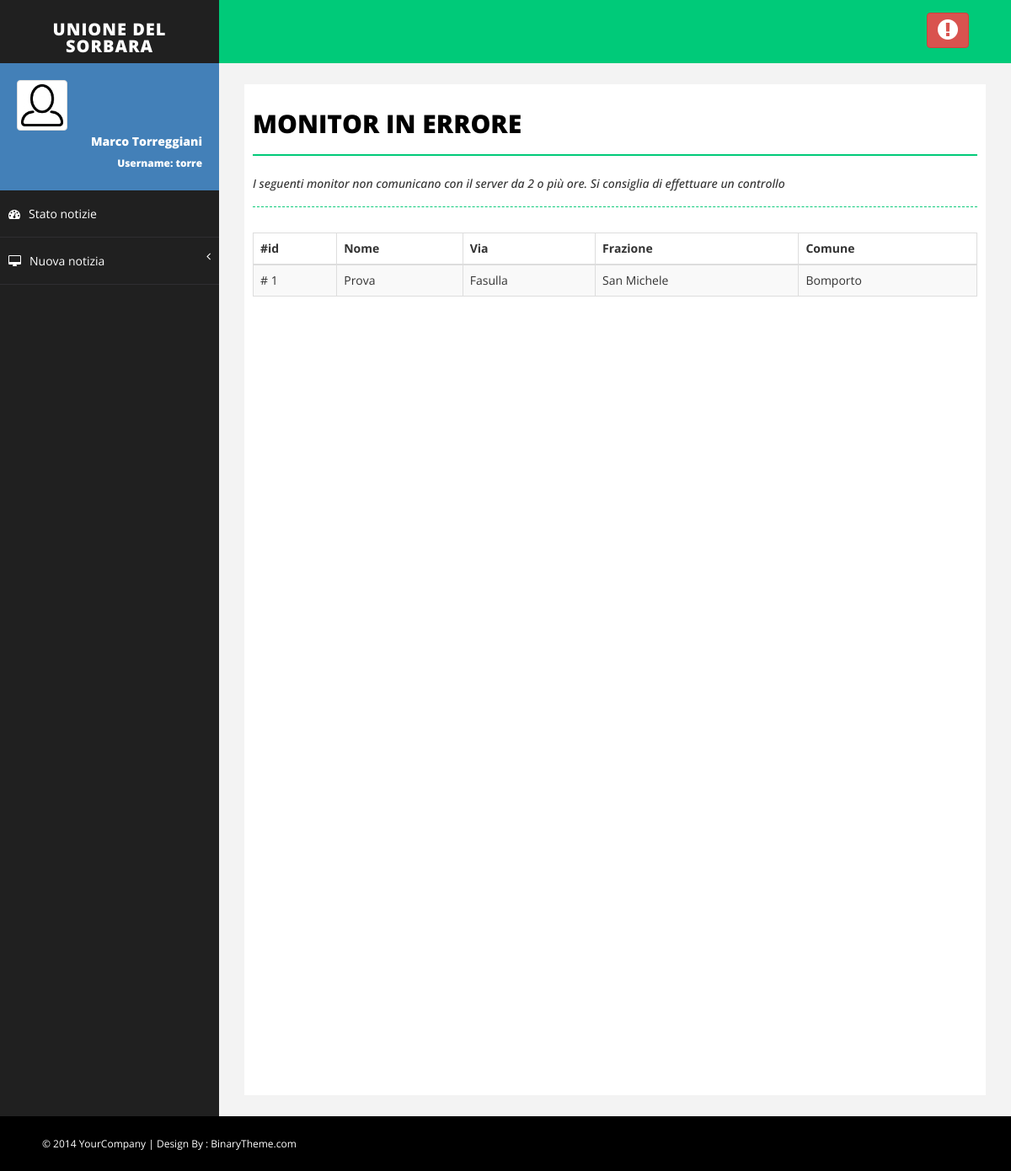
Screenshot of /statoMonitor (signed in) with the database file from the repository.
### Monitor/models.py (models this page shows, shortened)
class MyUser(AbstractUser):
    foto_profilo = models.ImageField(upload_to=get_nome_immagine_utente, default=settings.NO_PROFILO)

class Monitor(models.Model):
    nome = models.CharField(max_length=30)
    descrizione = models.CharField(max_length=200)
    via = models.CharField(max_length=30)
    frazione_posizionamento = models.ForeignKey(Frazione)
    def funziona(self):
        try:
            funziona = MonitorUltimaConnessione.objects.filter(id=self.id).last().funziona()
        except AttributeError:
            return False
        return funziona

class Frazione(models.Model):
    nome = models.CharField(max_length=30)
    comune = models.ForeignKey(Comune)
    def __str__(self):
        return self.nome

class Comune(models.Model):
    nome = models.CharField(max_length=30)
    def __str__(self):
        return self.nome

### Monitor/views.py (the view)
# urls.py: url(r'^statoMonitor', views.monitor_in_errore, name='stato_monitor'),
@login_required(login_url='/login')
def monitor_in_errore(request):
    monitor = Monitor.objects.all()
    in_errore = []
    for x in monitor:
        if not x.funziona():
            in_errore.append(x)
    return render(request, 'Monitor/monitor_errore.html', {'tempo':TEMPO_ALLERTA, 'monitor': in_errore})

### Monitor/models.py (called while the page is built)
    def funziona(self):
        return self.agg >= timezone.now()-datetime.timedelta(hours=settings.TEMPO_ALLERTA)

### Monitor/templates/Monitor/monitor_errore.html
{% extends 'Monitor/base.html' %}
{% block body %}
    <div id="page-inner">
        <div class="row">
            <div class="col-md-12">
                <h1 class="page-head-line">Monitor in errore</h1>
                <h1 class="page-subhead-line">I seguenti monitor non comunicano con il server da {{ tempo }} o più ore.
                Si consiglia di effettuare un controllo </h1>
            </div>
        </div>
        {% if monitor|length == 0 %}
            <div class="panel">
                <div class="alert alert-success" role="alert">
                    Tutti i monitor sembrano funzionare correttamente
                </div>
            </div>
        {% else %}
            <div class="table-responsive">
                <table class="table table-striped table-bordered table-hover">
                    <thead>
                        <tr>
                            <th>#id</th>
                            <th>Nome</th>
                            <th>Via</th>
                            <th>Frazione</th>
                            <th>Comune</th>
                        </tr>
                    </thead>
                    <tbody>
                        {% for x in monitor %}
                            <tr>
                                <td># {{ x.id }}</td>
                                <td>{{ x.nome }}</td>
                                <td>{{ x.via }}</td>
                                <td>{{ x.frazione_posizionamento }}</td>
                                <td>{{ x.frazione_posizionamento.comune }}</td>
                            </tr>
                        {% endfor %}
                    </tbody>
                </table>
            </div>
        {% endif %}
    </div>
{% endblock %}

### Monitor/templates/Monitor/base.html (shortened to what this page needs)
<!DOCTYPE html>
<html xmlns="http://www.w3.org/1999/xhtml">
<head>
    {% load staticfiles %}
    <link href="{% static 'Monitor/css/bootstrap.css' %}" rel="stylesheet" />
    <link href="{% static 'Monitor/css/font-awesome.css' %}" rel="stylesheet" />
    <link href="{% static 'Monitor/css/basic.css' %}" rel="stylesheet" />
    <link href="{% static 'Monitor/css/custom.css' %}" rel="stylesheet" />
</head>
<body>
    <div id="wrapper">
        <nav class="navbar navbar-default navbar-cls-top " role="navigation" style="margin-bottom: 0">
            <div class="navbar-header">
                <a class="navbar-brand" href="{% url 'Monitor:index' %}">Unione del Sorbara</a>
            </div>
            <div class="header-right">
				<a href="{% url 'Monitor:logout' %}" class="btn btn-danger" title="Logout">
                    <i class="fa fa-exclamation-circle fa-2x"></i>
                </a>
            </div>
        </nav>
        <nav class="navbar-default navbar-side" role="navigation">
            <div class="sidebar-collapse">
                <ul class="nav" id="main-menu">
                    <li>
                        <div class="user-img-div">
                            <img src="{{ request.user.foto_profilo.url }}" class="img-thumbnail" />
                            <div class="inner-text">
                                {{ request.user.first_name }} {{ request.user.last_name }}
                            <br />
                                <small>Username: {{ request.user.username }} </small>
                            </div>
                        </div>
                    </li>
                    <li>
                        <a  href="{% url 'Monitor:index' %}"><i class="fa fa-dashboard "></i>Stato notizie</a>
                    </li>
                    <li>
                         <a href="#"><i class="fa fa-desktop "></i>Nuova notizia<span class="fa arrow"></span></a>
                    </li>
                </ul>
            </div>
        </nav>
        <div id="page-wrapper">
            {% block body %}
            {% endblock %}
        </div>
    </div>
    <div id="footer-sec">
        &copy; 2014 YourCompany | Design By : <a href="http://www.binarytheme.com/" target="_blank">BinaryTheme.com</a>
    </div>
</body>
</html>

### Monitor/static/Monitor/css/basic.css (style rules this page uses)
body { font-family: 'Open Sans', sans-serif; line-height:25px; }
#wrapper { width: 100%; background: #202020; }
#page-wrapper { padding: 15px 15px; min-height: 600px; background: #F3F3F3; }
#page-inner { width: 100%; margin: 10px 20px 10px 0px; background-color: #fff!important; padding: 10px; min-height: 1200px; }
.page-head-line { font-size: 30px; text-transform: uppercase; color: #000; font-weight: 800; padding-bottom: 20px; border-bottom: 2px solid #00CA79; margin-bottom: 10px; }
.page-subhead-line { font-size: 14px; padding-top: 5px; padding-bottom: 20px; font-style:italic; margin-bottom:30px; border-bottom:1px dashed #00CA79; }
.navbar-cls-top .navbar-brand { color: #fff; background: #202020; width: 260px; text-align: center; height: 75px; font-size: 20px; letter-spacing: 1px; font-weight: 900; padding-top: 25px; text-transform:uppercase; }
.header-right { color: #fff; padding: 15px 50px 5px 50px; float: right; font-size: 16px; }
.user-img-div { min-height: 140px; padding: 20px; background-color: #4380B8; }
.user-img-div img { max-height: 60px; }
.user-img-div .inner-text { text-align: right; position: relative; color: #fff; font-weight: 800; line-height: 25px; }
.arrow { float: right; }
.fa.arrow:before { content: "\f104"; }
.sidebar-collapse, .sidebar-collapse .nav { background: none; }
.sidebar-collapse .nav { padding: 0; }
.sidebar-collapse .nav > li > a { color: #fff; background: #202020; text-shadow: none; padding: 15px 40px; border-bottom: 1px solid #2F2E31; }
.sidebar-collapse > .nav > li > a { padding: 15px 10px; }
.navbar-side { border: none; background-color: #202020; }
.navbar-cls-top { background: #00CA79; border-bottom: none; }
.navbar-default { border: 0px solid black; }
.navbar-header { background: #000000; }
.nav > li > a > i { margin-right: 10px; }
#footer-sec { background-color:#000; padding:20px 50px; color:#fff; font-size:12px; }
#footer-sec a { color:#fff; }
@media (min-width:768px) { #page-wrapper { margin: 0 0 0 260px; padding: 15px 30px; min-height: 1200px; } }
@media (min-width:768px) { .navbar-side { z-index: 1; position: absolute; width: 260px; } }
@media (min-width:768px) { .navbar { border-radius: 0px; } }

### rows the page displays
MyUser: user.foto_profilo (picture), user.first_name "Marco", user.last_name "Torreggiani", user.username "torre"
Monitor: id "1", nome "Prova", via "Fasulla", frazione_posizionamento "San Michele", frazione_posizionamento.comune "Bomporto"

### other values shown
{{ tempo }} "2"
